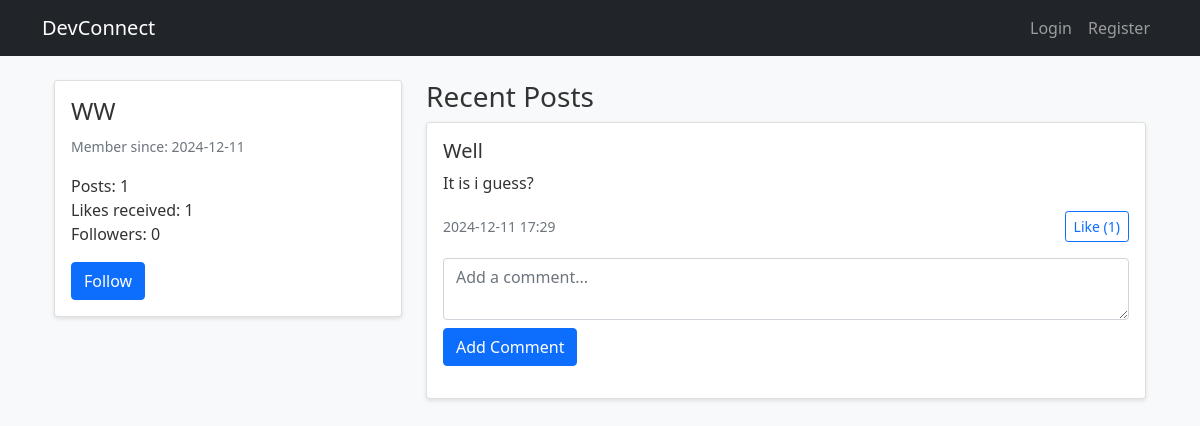
/auth/user/2, run on the app's committed database.
### models/user.py (models this page shows, shortened)
class User(UserMixin, db.Model):
    id = db.Column(db.Integer, primary_key=True)
    username = db.Column(db.String(80), unique=True, nullable=False)
    email = db.Column(db.String(120), unique=True, nullable=False)
    password_hash = db.Column(db.String(128))
    created_at = db.Column(db.DateTime, default=datetime.utcnow)
    posts = db.relationship('Post', backref='author', lazy=True)
    followed = db.relationship(
        'User', secondary=followers,
        primaryjoin=(followers.c.follower_id == id),
        secondaryjoin=(followers.c.followed_id == id),
        backref=db.backref('followers', lazy='dynamic'),
        lazy='dynamic'
    )

### models/post.py (models this page shows)
class Post(db.Model):
    id = db.Column(db.Integer, primary_key=True)
    title = db.Column(db.String(100), nullable=False)
    content = db.Column(db.Text, nullable=False)
    created_at = db.Column(db.DateTime, default=datetime.utcnow)
    user_id = db.Column(db.Integer, db.ForeignKey('user.id'), nullable=False)
    likes = db.relationship('User', secondary='post_likes', backref='liked_posts')
    comments = db.relationship('Comment', backref='parent_post', lazy=True)
    user = db.relationship('User', foreign_keys=[user_id])

### routes/auth.py (the view)
@auth_bp.route('/user/<int:user_id>')
def profile(user_id):
    user = User.query.get_or_404(user_id)
    posts = Post.query.filter_by(user_id=user_id).order_by(Post.created_at.desc()).all()
    total_likes = sum(len(post.likes) for post in user.posts)
    return render_template('profile/view.html', user=user, posts=posts, total_likes=total_likes)

### templates/profile/view.html (shortened to what this page needs)
{% extends "base.html" %}
{% block content %}
<div class="container">
    <div class="row">
        <div class="col-md-4">
            <div class="card">
                <div class="card-body">
                    <h4 class="card-title">{{ user.username }}</h4>
                    <p class="card-text">
                        <small class="text-muted">Member since: {{ user.created_at.strftime('%Y-%m-%d') }}</small>
                    </p>
                    <div class="stats">
                        <div>Posts: {{ user.posts|length }}</div>
                        <div>Likes received: {{ total_likes }}</div>
                        <div>Followers: <span id="follower-count">{{ user.followers.count() }}</span></div>
                    </div>
                    {% if current_user.id != user.id %}
                        <form id="follow-form">
                            <button type="button" class="btn btn-primary mt-3" id="follow-button" onclick="followUser({{ user.id }})">
                                {% if current_user in user.followers %}Unfollow{% else %}Follow{% endif %}
                            </button>
                        </form>
                    {% endif %}
                </div>
            </div>
        </div>
        <div class="col-md-8">
            <h3>Recent Posts</h3>
            {% for post in user.posts %}
                <div class="card mb-3">
                    <div class="card-body">
                        <h5 class="card-title">{{ post.title }}</h5>
                        <p class="card-text">{{ post.content }}</p>
                        <div class="d-flex justify-content-between align-items-center">
                            <small class="text-muted">{{ post.created_at.strftime('%Y-%m-%d %H:%M') }}</small>
                            <form class="like-form" data-post-id="{{ post.id }}">
                                <button type="button" class="btn btn-outline-primary btn-sm like-button" onclick="likePost({{ post.id }})">
                                    Like (<span id="like-count-{{ post.id }}">{{ post.likes|length }}</span>)
                                </button>
                            </form>
                        </div>
                        <div class="comments-section mt-3">
                            <form method="POST" action="{{ url_for('post.add_comment', post_id=post.id) }}">
                                <div class="form-group">
                                    <textarea class="form-control" name="content" rows="2" required placeholder="Add a comment..."></textarea>
                                </div>
                                <button type="submit" class="btn btn-primary mt-2">Add Comment</button>
                            </form>
                        </div>
                    </div>
                </div>
            {% endfor %}
        </div>
    </div>
</div>
{% endblock %}

### static/css/main.css (style rules this page uses)
:root { --primary-color: #2c3e50; --secondary-color: #3498db; --background-color: #f8f9fa; --text-color: #333; }
body { background-color: var(--background-color); color: var(--text-color); }
.card { box-shadow: 0 2px 4px rgba(0,0,0,0.1); transition: transform 0.2s; }
.like-button { transition: all 0.3s ease; }

### data on the page
User: username "WW", created_at "2024-12-11"
Post: title "Well", content "It is i guess?", created_at "2024-12-11 17:29", likes|length "1"

### other printed values
{{ user.posts|length }} "1"
{{ total_likes }} "1"
{{ user.followers.count() }} "0"
